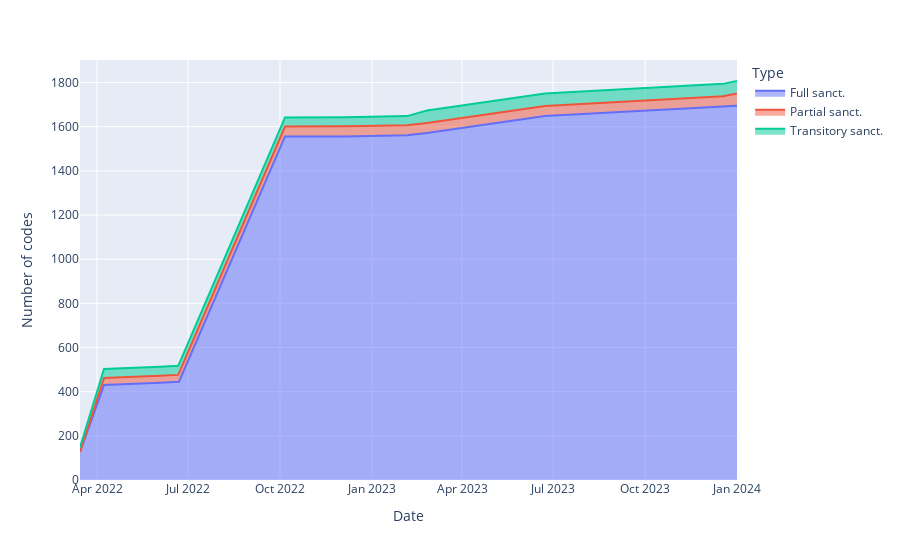

This figure's notebook cell:
### Code cell
import plotly.express as px

plot1 = df_agg_m[['Full sanct.', 'Partial sanct.', 'Transitory sanct.']].stack().reset_index()
plot1.rename(columns={'level_1':'Type', 0:'Number of codes'}, inplace=True)

fig = px.area(plot1, x="Date", y="Number of codes", color="Type", category_orders={'Type':['Full sanct.', 'Partial sanct.', 'Transitory sanct.']}
             )
fig.show()

### Figure 1 — Plotly figure (JSON) as saved in the notebook; plotly's stock layout.template omitted (floating-point values rounded to 4 significant figures)
{"data": [{"fillpattern": {"shape": ""}, "hovertemplate": "Type=Full sanct.<br>Date=%{x}<br>Number of codes=%{y}<extra></extra>", "legendgroup": "Full sanct.", "line": {"color": "#636efa"}, "marker": {"symbol": "circle"}, "mode": "lines", "name": "Full sanct.", "orientation": "v", "showlegend": true, "stackgroup": "1", "type": "scatter", "x": ["2022-03-15", "2022-04-08", "2022-06-03", "2022-06-21", "2022-06-22", "2022-10-06", "2022-12-05", "2023-02-05", "2023-02-25", "2023-06-23", "2023-12-18", "2024-01-01"], "xaxis": "x", "y": [127, 430, 440, 444, 445, 1556, 1556, 1561, 1571, 1648, 1689, 1695], "yaxis": "y"}, {"fillpattern": {"shape": ""}, "hovertemplate": "Type=Partial sanct.<br>Date=%{x}<br>Number of codes=%{y}<extra></extra>", "legendgroup": "Partial sanct.", "line": {"color": "#EF553B"}, "marker": {"symbol": "circle"}, "mode": "lines", "name": "Partial sanct.", "orientation": "v", "showlegend": true, "stackgroup": "1", "type": "scatter", "x": ["2022-04-08", "2022-06-03", "2022-06-21", "2022-06-22", "2022-10-06", "2022-12-05", "2023-02-05", "2023-02-25", "2023-06-23", "2023-12-18", "2024-01-01"], "xaxis": "x", "y": [32, 32, 32, 39, 45, 46, 46, 46, 46, 49, 56], "yaxis": "y"}, {"fillpattern": {"shape": ""}, "hovertemplate": "Type=Transitory sanct.<br>Date=%{x}<br>Number of codes=%{y}<extra></extra>", "legendgroup": "Transitory sanct.", "line": {"color": "#00cc96"}, "marker": {"symbol": "circle"}, "mode": "lines", "name": "Transitory sanct.", "orientation": "v", "showlegend": true, "stackgroup": "1", "type": "scatter", "x": ["2022-03-15", "2022-04-08", "2022-06-03", "2022-06-21", "2022-06-22", "2022-10-06", "2022-12-05", "2023-02-05", "2023-02-25", "2023-06-23", "2023-12-18", "2024-01-01"], "xaxis": "x", "y": [21, 41, 41, 41, 41, 41, 41, 41, 56, 56, 56, 56], "yaxis": "y"}], "layout": {"legend": {"title": {"text": "Type"}, "tracegroupgap": 0}, "margin": {"t": 60}, "xaxis": {"anchor": "y", "domain": [0, 1], "title": {"text": "Date"}}, "yaxis": {"anchor": "x", "domain": [0, 1], "title": {"text": "Number of codes"}}}}
